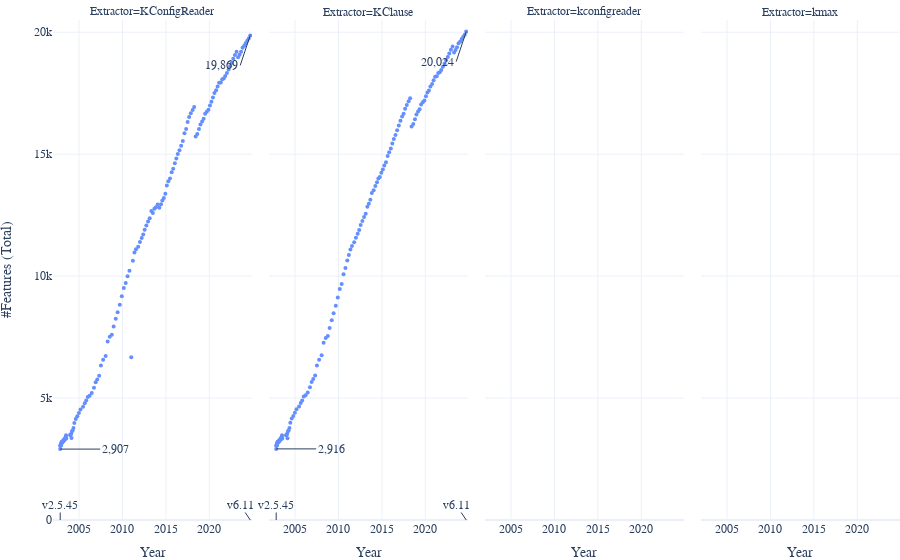

Notebook code for this chart:
### Code cell
pio.templates['colorblind'] = go.layout.Template(layout_colorway=['#648FFF', '#FE6100', '#785EF0', '#DC267F', '#FFB000'])
pio.templates.default = 'plotly_white+colorblind'

def evaluate_features(df, extractor, date, y, median=True):
    rows = df[(df['extractor'] == extractor) & (df['committer_date'] >= date)].sort_values(by='committer_date')
    if len(rows) > 0:
        if median:
            return rows[rows['committer_date']==rows.iloc[0]['committer_date']][y].median()
        else:
            return rows.iloc[0][y]


def print_evaluation(fig, df, y, extractor, label, growth_prefix='', prefix='', postfix=''):
    dates = [pd.Timestamp('2004-01-01'), pd.Timestamp('2014-01-01'), pd.Timestamp('2024-01-01'), pd.Timestamp('2034-01-01'), pd.Timestamp('2044-01-01')]
    daily, weekly, monthly, yearly, estimated_values = estimate_trend(fig, 'extractor', extractor, dates)
    values = []
    for (date, estimated_value) in zip(dates, estimated_values):
        actual_value = evaluate_features(df, extractor, date, y)
        if actual_value:
            values.append(f"{{\\color{{gray}}(${prefix}\\text{{{round(actual_value):,}}}{postfix}$)}}")
        else:
            values.append(f"${prefix}\\text{{{round(estimated_value):,}}}{postfix}$")
    sign = lambda x: '\color{green}' if round(x) > 0 else ('\color{red}' if round(x) < 0 else '')
    print('\hspace*{4mm} ' + f'{label} & ${sign(daily)}{growth_prefix}{prefix}\\text{{{round(daily):,}}}{postfix}$ & ${sign(weekly)}{growth_prefix}{prefix}\\text{{{round(weekly):,}}}{postfix}$ & ${sign(monthly)}{growth_prefix}{prefix}\\text{{{round(monthly):,}}}{postfix}$ & ${sign(yearly)}{growth_prefix}{prefix}\\text{{{round(yearly):,}}}{postfix}$ ' + " ".join([f"& {value}" for value in values]) + ' \\\\')

def estimate_features(df, y, name):
    fig = px.scatter(
        df,
        x='committer_date',
        y=y,
        trendline='ols',
        color='extractor'
    )
    estimate_group(name)
    for (extractor, label) in [('KConfigReader', '\\kcr'), ('KClause', '\\kcl')]:
        print_evaluation(fig, df, y, extractor, label, '+\,')

def pearson_r(extractor, df):
    if len(set(df['#total_features'])) >= 1 and len([f for f in set(df['#total_features']) if pd.isna(f)]) == 0:
        s = scipy.stats.pearsonr(df['committer_date'].astype(int) // 10 ** 9, df['#total_features'])
        print(f'pearson for {extractor}: ' + str(round(s.statistic, 2)) + ', ' + str(round(s.pvalue, 2)))

df_total_features = linux_dfs.df_features.groupby(['extractor', 'revision']).agg({'#total_features': 'min'}).reset_index()
df_total_features = pd.merge(linux_dfs.df_kconfig[['committer_date', 'revision']].drop_duplicates(), df_total_features)

estimate_features(linux_dfs.df_features.groupby(['extractor', 'revision', 'committer_date']).min('#total_features').reset_index(), f'#total_features', 'Total')
estimate_features(linux_dfs.df_features[linux_dfs.df_features['architecture'] == 'arm'], '#features', '\\arch{arm}')
estimate_features(linux_dfs.df_features[(linux_dfs.df_features['architecture'] == 'i386') | (linux_dfs.df_features['architecture'] == 'x86')], '#features', '\\arch{x86}')

pearson_r('KConfigReader', df_total_features[df_total_features['extractor']=='KConfigReader'])
pearson_r('KClause', df_total_features[df_total_features['extractor']=='KClause'])

for extractor in ['KConfigReader', 'KClause']:
    for arch in set(linux_dfs.df_architectures['architecture'].drop_duplicates()):
        pearson_r(f'{arch} ({extractor})', linux_dfs.df_features[(linux_dfs.df_features['extractor']==extractor)&(linux_dfs.df_features['architecture']==arch)])

print('#features per architecture (KConfigReader):')
print('min=' + str(linux_dfs.df_features[linux_dfs.df_features['extractor']=='KConfigReader']['#features'].min()))
print('median=' + str(linux_dfs.df_features[linux_dfs.df_features['extractor']=='KConfigReader']['#features'].median()))
print('max=' + str(linux_dfs.df_features[linux_dfs.df_features['extractor']=='KConfigReader']['#features'].max()))

print('#features per architecture (KClause):')
print('min=' + str(linux_dfs.df_features[linux_dfs.df_features['extractor']=='KClause']['#features'].min()))
print('median=' + str(linux_dfs.df_features[linux_dfs.df_features['extractor']=='KClause']['#features'].median()))
print('max=' + str(linux_dfs.df_features[linux_dfs.df_features['extractor']=='KClause']['#features'].max()))

df = linux_dfs.df_features[linux_dfs.df_features['extractor']=='KClause']['#features']/linux_dfs.df_features[linux_dfs.df_features['extractor']=='KClause']['#total_features']
print('number of architecture features per total features (KClause):')
print('min=' + str(df.min()))
print('median=' + str(df.median()))
print('max=' + str(df.max()))

fig = px.scatter(
    df_total_features.sort_values(by='committer_date'),
    x='committer_date',
    y='#total_features',
    facet_col='extractor',
    labels={'#total_features': '#Features (Total)', 'extractor': 'Extractor', 'committer_date': 'Year'},
    category_orders={'extractor': ['KConfigReader', 'KClause']}
)
style_scatter(fig)
fn = lambda prefix, y: format(round(y), ',')
annotate_value(fig, 'committer_date', 0, 1, 'v2.5.45', 0, -15, 'center', linux_dfs.df_features[linux_dfs.df_features['revision'] == 'v2.5.45'])
annotate_value(fig, 'committer_date', 0, 1, 'v6.11', -10, -15, 'center', linux_dfs.df_features[linux_dfs.df_features['revision'] == 'v6.11'])
annotate_value(fig, 'committer_date', '#total_features', 1, 'KConfigReader', 40, 0, 'left',
               linux_dfs.df_features[(linux_dfs.df_features['extractor'] == 'KConfigReader')&(linux_dfs.df_features['revision'] == 'v2.5.45')], fn)
annotate_value(fig, 'committer_date', '#total_features', 1, 'KConfigReader', -10, 30, 'right',
               linux_dfs.df_features[(linux_dfs.df_features['extractor'] == 'KConfigReader')&(linux_dfs.df_features['revision'] == 'v6.11')], fn)
annotate_value(fig, 'committer_date', 0, 2, 'v2.5.45', 0, -15, 'center', linux_dfs.df_features[linux_dfs.df_features['revision'] == 'v2.5.45'])
annotate_value(fig, 'committer_date', 0, 2, 'v6.11', -10, -15, 'center', linux_dfs.df_features[linux_dfs.df_features['revision'] == 'v6.11'])
annotate_value(fig, 'committer_date', '#total_features', 2, 'KClause', 40, 0, 'left',
               linux_dfs.df_features[(linux_dfs.df_features['extractor'] == 'KClause')&(linux_dfs.df_features['revision'] == 'v2.5.45')], fn)
annotate_value(fig, 'committer_date', '#total_features', 2, 'KClause', -10, 30, 'right',
               linux_dfs.df_features[(linux_dfs.df_features['extractor'] == 'KClause')&(linux_dfs.df_features['revision'] == 'v6.11')], fn)
fig.update_yaxes(tickprefix = "   ")
fig.update_xaxes(range=["2002-01-01", "2024-12-01"])
fig.update_yaxes(range=[0, 20500])
show(fig, 'total-features', height=220, width=750, margin=dict(l=0, r=0, t=20, b=0))
fig = px.scatter(
    linux_dfs.features,
    x='committer_date',
    y=f'#features',
    color='architecture',
    labels={f'#features': '#Features (Arch.)', 'extractor': 'Extractor', 'committer_date': 'Year'},
    hover_data=['revision', 'architecture'],
    facet_col='extractor',
    category_orders={'extractor': ['KConfigReader', 'KClause']}
)
style_scatter(fig, legend_position=None, marker_size=2.5)
annotate_value(fig, 'committer_date', 0, 1, 'v4.16', 0, -15, 'center', linux_dfs.features[ linux_dfs.features['revision'] == 'v4.16'])
annotate_value(fig, 'committer_date', 0, 1, 'v6.11', -10, -15, 'center', linux_dfs.features[ linux_dfs.features['revision'] == 'v6.11'])
annotate_value(fig, 'committer_date', '#features', 1, 'arm', -10, -20, 'right', linux_dfs.features[( linux_dfs.features['extractor'] == 'KConfigReader')&( linux_dfs.features['architecture'] == 'arm')&( linux_dfs.features['revision'] == 'v6.11')],)
annotate_value(fig, 'committer_date', '#features', 1, 'x86', -100, -20, 'right',linux_dfs.features[( linux_dfs.features['extractor'] == 'KConfigReader')&( linux_dfs.features['architecture'] == 'x86')&( linux_dfs.features['revision'] == 'v6.11')])
annotate_value(fig, 'committer_date', '#features', 1, 'arm64', -120, 0, 'right',linux_dfs.features[( linux_dfs.features['extractor'] == 'KConfigReader')&( linux_dfs.features['architecture'] == 'arm64')&( linux_dfs.features['revision'] == 'v6.11')])
annotate_value(fig, 'committer_date', '#features', 1, 'nios2', -5, 40, 'right', linux_dfs.features[( linux_dfs.features['extractor'] == 'KConfigReader')&( linux_dfs.features['architecture'] == 'nios2')&( linux_dfs.features['revision'] == 'v6.11')])
annotate_value(fig, 'committer_date', '#features', 1, 'score', 20, 0, 'left',   linux_dfs.features[( linux_dfs.features['extractor'] == 'KConfigReader')&( linux_dfs.features['architecture'] == 'score')&( linux_dfs.features['revision'] == 'v4.16')])
annotate_value(fig, 'committer_date', 0, 2, 'v4.16', 0, -15, 'center', linux_dfs.features[ linux_dfs.features['revision'] == 'v4.16'])
annotate_value(fig, 'committer_date', 0, 2, 'v6.11', -10, -15, 'center', linux_dfs.features[ linux_dfs.features['revision'] == 'v6.11'])
annotate_value(fig, 'committer_date', '#features', 2, 'arm', -10, -20, 'right', linux_dfs.features[( linux_dfs.features['extractor'] == 'KClause')&( linux_dfs.features['architecture'] == 'arm')&( linux_dfs.features['revision'] == 'v6.11')])
annotate_value(fig, 'committer_date', '#features', 2, 'x86', -100, -20, 'right',linux_dfs.features[( linux_dfs.features['extractor'] == 'KClause')&( linux_dfs.features['architecture'] == 'x86')&( linux_dfs.features['revision'] == 'v6.11')])
annotate_value(fig, 'committer_date', '#features', 2, 'arm64', -120, 0, 'right',linux_dfs.features[( linux_dfs.features['extractor'] == 'KClause')&( linux_dfs.features['architecture'] == 'arm64')&( linux_dfs.features['revision'] == 'v6.11')])
annotate_value(fig, 'committer_date', '#features', 2, 'nios2', -5, 40, 'right', linux_dfs.features[( linux_dfs.features['extractor'] == 'KClause')&( linux_dfs.features['architecture'] == 'nios2')&( linux_dfs.features['revision'] == 'v6.11')])
annotate_value(fig, 'committer_date', '#features', 2, 'score', 20, 0, 'left',   linux_dfs.features[( linux_dfs.features['extractor'] == 'KClause')&( linux_dfs.features['architecture'] == 'score')&( linux_dfs.features['revision'] == 'v4.16')])
fig.update_yaxes(tickprefix = "    ")
fig.update_xaxes(range=["2002-01-01", "2024-12-01"])
fig.update_yaxes(range=[0, 21000])
show(fig, 'features', height=220, width=750)

### Figure 1 — Plotly figure (JSON) as saved in the notebook; plotly's stock layout.template omitted (floating-point values rounded to 4 significant figures; data arrays with more than 128 entries replaced by an {"elided": "..."} marker saying what was removed)
{"data": [{"hovertemplate": "Extractor=KConfigReader<br>Year=%{x}<br>#Features (Total)=%{y}<extra></extra>", "legendgroup": "", "marker": {"color": "#648FFF", "size": 4, "symbol": "circle"}, "mode": "markers", "name": "", "orientation": "v", "showlegend": false, "type": "scatter", "x": {"elided": "144 str values"}, "xaxis": "x", "y": {"elided": "144 int values"}, "yaxis": "y"}, {"hovertemplate": "Extractor=KClause<br>Year=%{x}<br>#Features (Total)=%{y}<extra></extra>", "legendgroup": "", "marker": {"color": "#648FFF", "size": 4, "symbol": "circle"}, "mode": "markers", "name": "", "orientation": "v", "showlegend": false, "type": "scatter", "x": {"elided": "144 str values"}, "xaxis": "x2", "y": {"elided": "144 int values"}, "yaxis": "y2"}, {"hovertemplate": "Extractor=kconfigreader<br>Year=%{x}<br>#Features (Total)=%{y}<extra></extra>", "legendgroup": "", "marker": {"color": "#648FFF", "size": 4, "symbol": "circle"}, "mode": "markers", "name": "", "orientation": "v", "showlegend": false, "type": "scatter", "x": {"elided": "144 str values"}, "xaxis": "x3", "y": {"elided": "144 null values"}, "yaxis": "y3"}, {"hovertemplate": "Extractor=kmax<br>Year=%{x}<br>#Features (Total)=%{y}<extra></extra>", "legendgroup": "", "marker": {"color": "#648FFF", "size": 4, "symbol": "circle"}, "mode": "markers", "name": "", "orientation": "v", "showlegend": false, "type": "scatter", "x": {"elided": "144 str values"}, "xaxis": "x4", "y": {"elided": "144 null values"}, "yaxis": "y4"}], "layout": {"annotations": [{"showarrow": false, "text": "Extractor=KConfigReader", "x": 0.1175, "xanchor": "center", "xref": "paper", "y": 1, "yanchor": "bottom", "yref": "paper"}, {"showarrow": false, "text": "Extractor=KClause", "x": 0.3725, "xanchor": "center", "xref": "paper", "y": 1, "yanchor": "bottom", "yref": "paper"}, {"showarrow": false, "text": "Extractor=kconfigreader", "x": 0.6275, "xanchor": "center", "xref": "paper", "y": 1, "yanchor": "bottom", "yref": "paper"}, {"showarrow": false, "text": "Extractor=kmax", "x": 0.8825, "xanchor": "center", "xref": "paper", "y": 1, "yanchor": "bottom", "yref": "paper"}, {"ax": 0, "ay": -15, "text": "v2.5.45", "x": "2002-10-31T00:51:00", "xanchor": "center", "xref": "x", "y": 0, "yref": "y"}, {"ax": -10, "ay": -15, "text": "v6.11", "x": "2024-09-15T14:57:56", "xanchor": "center", "xref": "x", "y": 0, "yref": "y"}, {"ax": 40, "ay": 0, "text": "2,907", "x": "2002-10-31T00:51:00", "xanchor": "left", "xref": "x", "y": 2907, "yref": "y"}, {"ax": -10, "ay": 30, "text": "19,869", "x": "2024-09-15T14:57:56", "xanchor": "right", "xref": "x", "y": 19869, "yref": "y"}, {"ax": 0, "ay": -15, "text": "v2.5.45", "x": "2002-10-31T00:51:00", "xanchor": "center", "xref": "x2", "y": 0, "yref": "y2"}, {"ax": -10, "ay": -15, "text": "v6.11", "x": "2024-09-15T14:57:56", "xanchor": "center", "xref": "x2", "y": 0, "yref": "y2"}, {"ax": 40, "ay": 0, "text": "2,916", "x": "2002-10-31T00:51:00", "xanchor": "left", "xref": "x2", "y": 2916, "yref": "y2"}, {"ax": -10, "ay": 30, "text": "20,024", "x": "2024-09-15T14:57:56", "xanchor": "right", "xref": "x2", "y": 20024, "yref": "y2"}], "font": {"family": "Linux Biolinum"}, "legend": {"tracegroupgap": 0, "x": 0.01, "xanchor": "left", "y": 0.98, "yanchor": "top"}, "margin": {"b": 0, "l": 0, "r": 0, "t": 20}, "xaxis": {"anchor": "y", "domain": [0, 0.235], "range": ["2002-01-01", "2024-12-01"], "title": {"text": "Year"}}, "xaxis2": {"anchor": "y2", "domain": [0.255, 0.49], "matches": "x", "range": ["2002-01-01", "2024-12-01"], "title": {"text": "Year"}}, "xaxis3": {"anchor": "y3", "domain": [0.51, 0.745], "matches": "x", "range": ["2002-01-01", "2024-12-01"], "title": {"text": "Year"}}, "xaxis4": {"anchor": "y4", "domain": [0.765, 1.0], "matches": "x", "range": ["2002-01-01", "2024-12-01"], "title": {"text": "Year"}}, "yaxis": {"anchor": "x", "domain": [0, 1], "range": [0, 20500], "tickprefix": "   ", "title": {"text": "#Features (Total)"}}, "yaxis2": {"anchor": "x2", "domain": [0, 1], "matches": "y", "range": [0, 20500], "showticklabels": false, "tickprefix": "   "}, "yaxis3": {"anchor": "x3", "domain": [0, 1], "matches": "y", "range": [0, 20500], "showticklabels": false, "tickprefix": "   "}, "yaxis4": {"anchor": "x4", "domain": [0, 1], "matches": "y", "range": [0, 20500], "showticklabels": false, "tickprefix": "   "}}}
